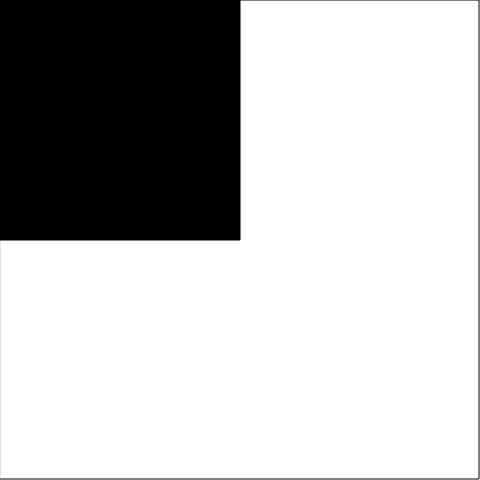
Frame 1 (no input)
Frame 60 (no input): identical to frame 1, image omitted
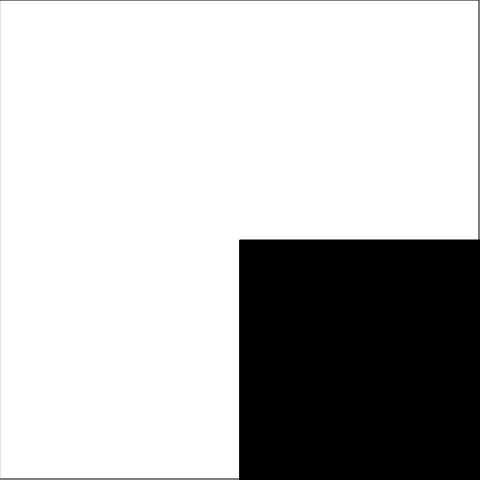
Frame 120 (the mouse pressed at the canvas centre since frame 60)

The p5.js sketch that drew these frames (run headless with seeded random() and noise() and a simulated clock; from frame 60 on, the mouse is pressed at the canvas centre):

// p5.js sketch
// ── sketch.js
function setup() {
	createCanvas(480, 480);
}

function draw() {
	background(255);
	noFill();
	stroke(0);
	rect(0, 0, width-1, height-1);

	fill(0);
	if( mouseX < width/2 &&
		mouseY < height/2 ) {
		rect (0, 0, width/2, height/2);
	} else if (mouseX < width/2 &&
		mouseY > height/2) {
		rect (0, height/2 , width/2, height/2);
	} else if (mouseX > width/2 &&
		mouseY < height/2) {
		rect (width/2, 0, width/2, height/2); 
	} else {
		rect (width/2, height/2, width/2, height/2);
	}
}
